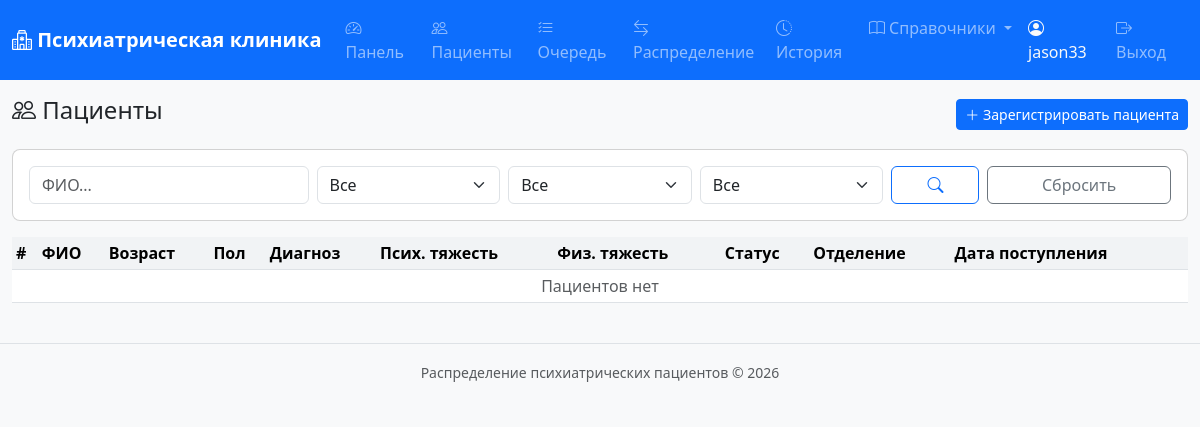
The app's page /patients/ (signed in), older data.
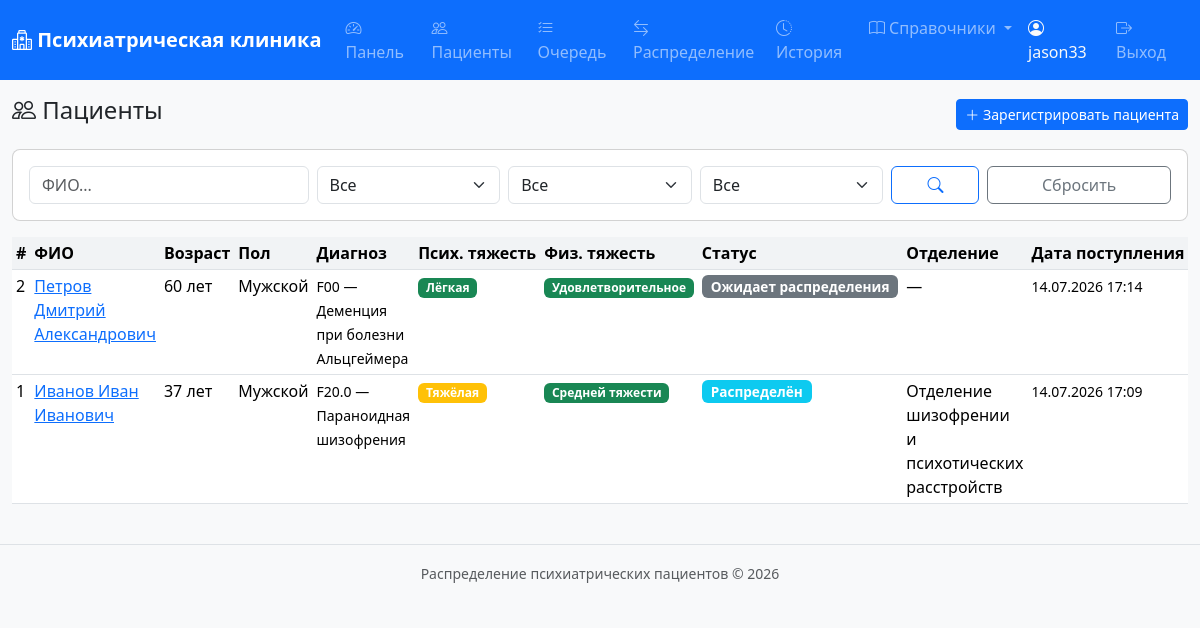
The same page, newer data.
### apps/patients/models.py (models this page shows, shortened)
class Patient(models.Model):
    STATUS_CHOICES = [
        ('waiting', 'Ожидает распределения'),
        ('assigned', 'Распределён'),
        ('hospitalized', 'Госпитализирован'),
        ('rejected', 'Отказ'),
    ]
    last_name = models.CharField(max_length=100, verbose_name='Фамилия')
    first_name = models.CharField(max_length=100, verbose_name='Имя')
    patronymic = models.CharField(max_length=100, blank=True, verbose_name='Отчество')
    date_of_birth = models.DateField(verbose_name='Дата рождения')
    gender = models.ForeignKey(Gender, on_delete=models.PROTECT, verbose_name='Пол')
    diagnosis = models.ForeignKey(Diagnosis, on_delete=models.PROTECT, verbose_name='Диагноз (МКБ-11)')
    mental_severity = models.ForeignKey(
        MentalSeverity, on_delete=models.PROTECT, verbose_name='Тяжесть психического состояния'
    )
    physical_severity = models.ForeignKey(
        PhysicalSeverity, on_delete=models.PROTECT, verbose_name='Тяжесть физического состояния'
    )
    admission_date = models.DateTimeField(default=timezone.now, verbose_name='Дата и время поступления')
    status = models.CharField(
        max_length=20, choices=STATUS_CHOICES, default='waiting', verbose_name='Статус'
    )
    department = models.ForeignKey(
        Department, on_delete=models.SET_NULL, null=True, blank=True,
        verbose_name='Назначенное отделение'
    )
    assigned_by = models.ForeignKey(
        settings.AUTH_USER_MODEL, on_delete=models.SET_NULL, null=True, blank=True,
        verbose_name='Распределено (врач)'
    )
    assignment_note = models.TextField(blank=True, verbose_name='Примечание к распределению')
    created_at = models.DateTimeField(auto_now_add=True, verbose_name='Создано')
    updated_at = models.DateTimeField(auto_now=True, verbose_name='Обновлено')
    class Meta:
        verbose_name = 'Пациент'
        verbose_name_plural = 'Пациенты'
        ordering = ['-admission_date']
    @property
    def age(self):
        today = date.today()
        return today.year - self.date_of_birth.year - (
            (today.month, today.day) < (self.date_of_birth.month, self.date_of_birth.day)
        )
    @property
    def full_name(self):
        return f'{self.last_name} {self.first_name} {self.patronymic}'.strip()

### apps/references/models.py (models this page shows, shortened)
class Gender(models.Model):
    name = models.CharField(max_length=20, unique=True, verbose_name='Название')
    class Meta:
        verbose_name = 'Пол'
        verbose_name_plural = 'Пол'
        ordering = ['name']
    def __str__(self):
        return self.name

class Diagnosis(models.Model):
    code = models.CharField(max_length=10, verbose_name='Код МКБ-11')
    name = models.CharField(max_length=500, verbose_name='Название')
    block = models.CharField(max_length=200, blank=True, verbose_name='Блок МКБ')
    chapter = models.CharField(max_length=200, blank=True, verbose_name='Класс МКБ')
    parent = models.ForeignKey(
        'self', on_delete=models.SET_NULL, null=True, blank=True,
        related_name='children', verbose_name='Родительский диагноз'
    )
    class Meta:
        verbose_name = 'Диагноз МКБ-11'
        verbose_name_plural = 'Диагнозы МКБ-11'
        ordering = ['code']

class MentalSeverity(models.Model):
    name = models.CharField(max_length=50, unique=True, verbose_name='Название')
    level = models.PositiveIntegerField(unique=True, verbose_name='Уровень (1-4)')
    class Meta:
        verbose_name = 'Тяжесть психического состояния'
        verbose_name_plural = 'Тяжести психических состояний'
        ordering = ['level']

class PhysicalSeverity(models.Model):
    name = models.CharField(max_length=50, unique=True, verbose_name='Название')
    level = models.PositiveIntegerField(unique=True, verbose_name='Уровень (1-4)')
    class Meta:
        verbose_name = 'Тяжесть физического состояния'
        verbose_name_plural = 'Тяжести физических состояний'
        ordering = ['level']

class Department(models.Model):
    GENDER_CHOICES = [
        ('M', 'Мужское'),
        ('F', 'Женское'),
        ('ANY', 'Смешанное'),
    ]
    AGE_CHOICES = [
        ('CHILD', 'Детское/Подростковое'),
        ('ADULT', 'Взрослое'),
        ('ANY', 'Любой возраст'),
    ]
    name = models.CharField(max_length=200, verbose_name='Название отделения')
    profile = models.CharField(max_length=500, blank=True, verbose_name='Профиль (диагнозы)')
    profile_diagnoses = models.ManyToManyField(
        Diagnosis, blank=True, related_name='departments', verbose_name='Профильные диагнозы'
    )
    gender_restriction = models.CharField(
        max_length=3, choices=GENDER_CHOICES, default='ANY', verbose_name='Ограничение по полу'
    )
    age_category = models.CharField(
        max_length=5, choices=AGE_CHOICES, default='ANY', verbose_name='Возрастная категория'
    )
    total_beds = models.PositiveIntegerField(default=0, verbose_name='Общее кол-во коек')
    occupied_beds = models.PositiveIntegerField(default=0, verbose_name='Занято коек')
    is_active = models.BooleanField(default=True, verbose_name='Активно')
    class Meta:
        verbose_name = 'Отделение'
        verbose_name_plural = 'Отделения'
        ordering = ['name']

### apps/patients/views.py (the view)
# urls.py: path('', views.patient_list_view, name='list'),
@login_required
def patient_list_view(request):
    form = PatientFilterForm(request.GET)
    patients = Patient.objects.select_related('gender', 'diagnosis', 'mental_severity', 'physical_severity', 'department')
    if form.is_valid():
        q = form.cleaned_data.get('q')
        if q:
            patients = patients.filter(
                Q(last_name__icontains=q) |
                Q(first_name__icontains=q) |
                Q(patronymic__icontains=q)
            )
        status = form.cleaned_data.get('status')
        if status:
            patients = patients.filter(status=status)
        gender = form.cleaned_data.get('gender')
        if gender:
            patients = patients.filter(gender=gender)
        age_cat = form.cleaned_data.get('age_category')
        if age_cat == 'child':
            from datetime import date, timedelta
            threshold = date.today() - timedelta(days=365*18)
            patients = patients.filter(date_of_birth__gt=threshold)
        elif age_cat == 'adult':
            from datetime import date, timedelta
            threshold = date.today() - timedelta(days=365*18)
            patients = patients.filter(date_of_birth__lte=threshold)
    paginator = Paginator(patients, 20)
    page_number = request.GET.get('page')
    page_obj = paginator.get_page(page_number)
    return render(request, 'patients/patient_list.html', {
        'page_obj': page_obj,
        'filter_form': form,
    })

### apps/patients/forms.py
class PatientFilterForm(forms.Form):
    q = forms.CharField(
        required=False,
        label='Поиск по ФИО',
        widget=forms.TextInput(attrs={'class': 'form-control', 'placeholder': 'ФИО...'})
    )
    status = forms.ChoiceField(
        required=False,
        choices=[('', 'Все')] + Patient.STATUS_CHOICES,
        label='Статус',
        widget=forms.Select(attrs={'class': 'form-select'})
    )
    gender = forms.ModelChoiceField(
        required=False,
        queryset=Gender.objects.all(),
        label='Пол',
        widget=forms.Select(attrs={'class': 'form-select'}),
        empty_label='Все'
    )
    age_category = forms.ChoiceField(
        required=False,
        choices=[('', 'Все'), ('child', 'До 18 лет'), ('adult', '18 лет и старше')],
        label='Возрастная категория',
        widget=forms.Select(attrs={'class': 'form-select'})
    )

### apps/patients/templates/patients/patient_list.html (shortened to what this page needs)
{% extends "base.html" %}
{% block content %}
<div class="d-flex justify-content-between align-items-center mt-3">
    <h4><i class="bi bi-people"></i> Пациенты</h4>
    <a href="{% url 'patients:create' %}" class="btn btn-primary btn-sm">
        <i class="bi bi-plus-lg"></i> Зарегистрировать пациента
    </a>
</div>
<div class="card mt-3">
    <div class="card-body">
        <form method="get" class="row g-2 align-items-end">
            <div class="col-md-3">
                {{ filter_form.q }}
            </div>
            <div class="col-md-2">
                {{ filter_form.status }}
            </div>
            <div class="col-md-2">
                {{ filter_form.gender }}
            </div>
            <div class="col-md-2">
                {{ filter_form.age_category }}
            </div>
            <div class="col-md-1">
                <button type="submit" class="btn btn-outline-primary w-100">
                    <i class="bi bi-search"></i>
                </button>
            </div>
            <div class="col-md-2">
                <a href="{% url 'patients:list' %}" class="btn btn-outline-secondary w-100">Сбросить</a>
            </div>
        </form>
    </div>
</div>
<div class="table-responsive mt-3">
    <table class="table table-hover table-sm">
        <thead>
            <tr>
                <th>#</th>
                <th>ФИО</th>
                <th>Возраст</th>
                <th>Пол</th>
                <th>Диагноз</th>
                <th>Псих. тяжесть</th>
                <th>Физ. тяжесть</th>
                <th>Статус</th>
                <th>Отделение</th>
                <th>Дата поступления</th>
                <th></th>
            </tr>
        </thead>
        <tbody>
            {% for p in page_obj %}
            <tr>
                <td>{{ p.pk }}</td>
                <td>
                    <a href="{% url 'patients:detail' pk=p.pk %}">{{ p.full_name }}</a>
                </td>
                <td>{{ p.age }} лет</td>
                <td>{{ p.gender }}</td>
                <td><small>{{ p.diagnosis.code }} — {{ p.diagnosis.name|truncatechars:40 }}</small></td>
                <td>
                    <span class="badge bg-{% if p.mental_severity.level <= 2 %}success{% elif p.mental_severity.level == 3 %}warning{% else %}danger{% endif %}">
                        {{ p.mental_severity.name }}
                    </span>
                </td>
                <td>
                    <span class="badge bg-{% if p.physical_severity.level <= 2 %}success{% elif p.physical_severity.level == 3 %}warning{% else %}danger{% endif %}">
                        {{ p.physical_severity.name }}
                    </span>
                </td>
                <td>
                    <span class="badge badge-status bg-{% if p.status == 'waiting' %}secondary{% elif p.status == 'assigned' %}info{% elif p.status == 'hospitalized' %}success{% else %}dark{% endif %}">
                        {{ p.get_status_display }}
                    </span>
                </td>
                <td>{{ p.department.name|default:"—" }}</td>
                <td><small>{{ p.admission_date|date:"d.m.Y H:i" }}</small></td>
            </tr>
            {% empty %}
            <tr><td colspan="11" class="text-center text-muted">Пациентов нет</td></tr>
            {% endfor %}
        </tbody>
    </table>
</div>
{% endblock %}

Row changes from the older to the newer data that the page shows:
added Patient: pk "2", full_name "Петров Дмитрий Александрович", age "60", gender "Мужской", diagnosis.code "F00", diagnosis.name "Деменция при болезни Альцгеймера", mental_severity.name "Лёгкая", physical_severity.name "Удовлетворительное", status "Ожидает распределения", department.name "—", admission_date "14.07.2026 17:14"
added Patient: pk "1", full_name "Иванов Иван Иванович", age "37", gender "Мужской", diagnosis.code "F20.0", diagnosis.name "Параноидная шизофрения", mental_severity.name "Тяжёлая", physical_severity.name "Средней тяжести", status "Распределён", department.name "Отделение шизофрении и психотических расстройств", admission_date "14.07.2026 17:09"
Text that changed along with them:
text no longer shown: "Пациентов нет"
